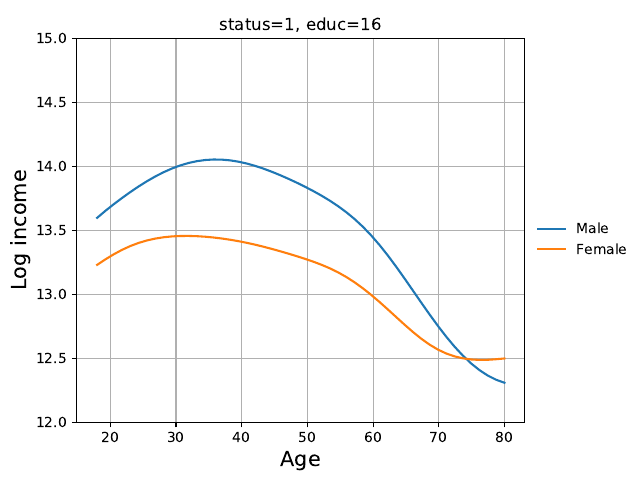

The Python source for this figure:
"""
Demonstrate using dimension reduction (Sliced Inverse Regression)
followed by kernel regression.
"""

import numpy as np
import matplotlib.pyplot as plt
from matplotlib.backends.backend_pdf import PdfPages
import pandas as pd
from statsmodels.regression.dimred import SlicedInverseReg
from data_prep import dx
from patsy import dmatrix

pdf = PdfPages("dimred.pdf")

# Log income
dx["log2J10"] = np.log2(dx["J10"])

# Log hours worked
dx["log2J8"] = np.log2(dx["J8"])

# Name of the dependent variable
yv = "log2J10"

# The dependent variable
y = dx[yv]

fml = "0 + C(status) + year + age + educ + Female + log2J8" # + C(OCCUP08)
di = dmatrix(fml, dx).design_info
x = dmatrix(di, dx, return_type="dataframe").values

# Moments for standardization
xmn = x.mean(0)
xsd = x.std(0)
ymn = y.mean()
ysd = y.std()

# Standardize the covariates
x -= xmn
x /= xsd

# The covariates are colinear, so do an initial projection to remove
# the null-space.
u, s, vt = np.linalg.svd(x, 0)
ii = np.flatnonzero(s > 1e-8)
n = x.shape[0]
proj0 = np.sqrt(n) * vt.T[:, ii] / s[ii]
x = np.dot(x, proj0)

# Standardize the dependent variable
y -= ymn
y /= ysd

m = SlicedInverseReg(y, x)
r = m.fit(slice_n=50)

# The SIR projection matrix
proj = r.params.iloc[:, 0:6]

# The SIR-reduced variables
xp = np.dot(x, proj)

# Split the data into female and male subsets
xpf = xp[dx.Female==1, :]
xpm = xp[dx.Female==0, :]
yf = y[dx.Female==1].values
ym = y[dx.Female==0].values

# Local linear regression
def kreg(zp, xp, yp, s):
    du = ((xp - zp)**2).sum(1)
    w = np.exp(-du/s**2)
    w /= w.sum()
    xp = xp * w[:, None]
    yp = yp * w
    u, s, vt = np.linalg.svd(xp, 0)
    v = vt.T
    b = np.dot(v, np.dot(u.T, yp) / s)
    return np.dot(zp, b)

# status is the urbanicity variable
for status in 1, 2, 3, 4:
    # educ is the educational attainment
    for educ in 16, 18, 21:

        # Make preditions for females and males separately
        ypa = []
        for female in 0, 1:
            dz = dx.iloc[0:50, :].copy()
            dz["status"] = status
            dz["year"] = 2010 - 2000
            dz["age"] = np.linspace(18, 80, 50)
            dz["educ"] = educ
            dz["Female"] = female
            dz["OCCUP08"] = 1
            dz["log2J8"] = np.log2(160)
            dm = dmatrix(di, dz, return_type='dataframe').values
            dm -= xmn
            dm /= xsd
            dm = np.dot(dm, proj0)

            xp = xpf if female == 1 else xpm
            yy = yf if female == 1 else ym

            # Make a prediction at each age
            yp = np.zeros(50)
            for i in range(50):
                yp[i] = kreg(np.dot(dm[i, :], proj), xp, yy, 0.6)
            yp *= ysd
            yp += ymn
            ypa.append(yp)

        plt.clf()
        plt.axes([0.12, 0.12, 0.7, 0.8])
        plt.grid(True)
        plt.plot(dz["age"], ypa[0], '-', label="Male")
        plt.plot(dz["age"], ypa[1], '-', label="Female")
        ha, lb = plt.gca().get_legend_handles_labels()
        leg = plt.figlegend(ha, lb, "center right")
        leg.draw_frame(False)
        plt.ylim(12, 15)
        plt.xlabel("Age", size=15)
        plt.ylabel("Log income", size=15)
        plt.title("status=%d, educ=%d" % (status, educ))
        pdf.savefig()

pdf.close()
